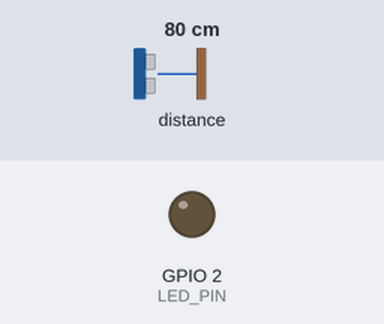
This sketch was run on a simulated ESP32. Shown: output pins drawn as LEDs (lit = HIGH). The inputs (shaded band) are chosen by the test bench; at power-on: distance to the obstacle 80 cm. The local clock reads 2024-03-15 10:24:30 at power-on unless the sketch sets it; storage starts empty; the camera gives no picture; what the sketch prints to the serial monitor is not drawn.

Above: at 2.0 s.
2.1 s: distance to the obstacle set to 2 cm
At 2.43 s:
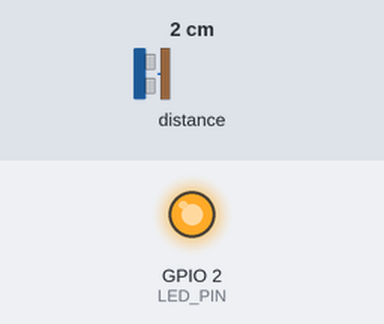
Timing chart, 0 to 9.5 s (numbered marks = the images above; inputs shaded):
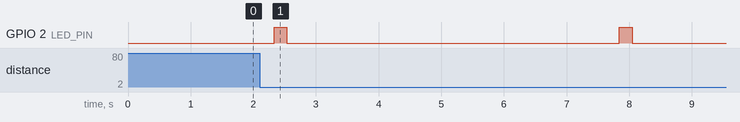

The sketch:

code.ino
```cpp
#include "esp_camera.h"
#include "Wire.h"
#include "VL53L0X.h"
#include "RTClib.h"
#include "FS.h"
#include "SD.h"
#include "SPI.h"

// ==== Camera Pin Mapping (Freenove ESP32-WROVER-CAM) ====
#define PWDN_GPIO_NUM    -1
#define RESET_GPIO_NUM   -1
#define XCLK_GPIO_NUM    21
#define SIOD_GPIO_NUM    26
#define SIOC_GPIO_NUM    27

#define Y9_GPIO_NUM      35
#define Y8_GPIO_NUM      34
#define Y7_GPIO_NUM      39
#define Y6_GPIO_NUM      36
#define Y5_GPIO_NUM      19
#define Y4_GPIO_NUM      18
#define Y3_GPIO_NUM      5
#define Y2_GPIO_NUM      4
#define VSYNC_GPIO_NUM   25
#define HREF_GPIO_NUM    23
#define PCLK_GPIO_NUM    22

// ==== SD Card SPI Pins ====
#define SD_CS    15
#define SD_MOSI  13
#define SD_MISO  12
#define SD_SCK   14

// ==== ToF Sensor + RTC I2C Pins ====
#define I2C_SDA 32
#define I2C_SCL 33

// ==== Distance Trigger Setting ====
#define DISTANCE_TRIGGER_MM 100
#define TRIGGER_DELAY_MS 5000 // 5 second pause after capture

// ==== Onboard LED Pin ====
#define LED_PIN 2

VL53L0X sensor;      // ToF distance sensor
RTC_DS3231 rtc;      // Real Time Clock

void setup() {
  Serial.begin(115200);
  Serial.setDebugOutput(true);
  Serial.println();
  Serial.println("🦎 Starting Wildlife Camera Trap v0.8 (Stable QVGA Mode)...");

  // ==== Setup Onboard LED ====
  pinMode(LED_PIN, OUTPUT);
  digitalWrite(LED_PIN, LOW);

  // ==== Camera Setup ====
  camera_config_t config;
  config.ledc_channel = LEDC_CHANNEL_0;
  config.ledc_timer = LEDC_TIMER_0;
  config.pin_d0 = Y2_GPIO_NUM;
  config.pin_d1 = Y3_GPIO_NUM;
  config.pin_d2 = Y4_GPIO_NUM;
  config.pin_d3 = Y5_GPIO_NUM;
  config.pin_d4 = Y6_GPIO_NUM;
  config.pin_d5 = Y7_GPIO_NUM;
  config.pin_d6 = Y8_GPIO_NUM;
  config.pin_d7 = Y9_GPIO_NUM;
  config.pin_xclk = XCLK_GPIO_NUM;
  config.pin_pclk = PCLK_GPIO_NUM;
  config.pin_vsync = VSYNC_GPIO_NUM;
  config.pin_href = HREF_GPIO_NUM;
  config.pin_sscb_sda = SIOD_GPIO_NUM;
  config.pin_sscb_scl = SIOC_GPIO_NUM;
  config.pin_pwdn = PWDN_GPIO_NUM;
  config.pin_reset = RESET_GPIO_NUM;
  config.xclk_freq_hz = 16000000; // Lowered clock for stability
  config.pixel_format = PIXFORMAT_JPEG;

  if (psramFound()) {
    config.frame_size = FRAMESIZE_QVGA;     // 320x240 resolution
    config.jpeg_quality = 8;               // Stable good quality
    config.fb_count = 1;
    config.fb_location = CAMERA_FB_IN_PSRAM;
    config.grab_mode = CAMERA_GRAB_LATEST;
  } else {
    config.frame_size = FRAMESIZE_QQVGA;
    config.jpeg_quality = 12;
    config.fb_count = 1;
    config.fb_location = CAMERA_FB_IN_DRAM;
    config.grab_mode = CAMERA_GRAB_WHEN_EMPTY;
  }

  esp_err_t err = esp_camera_init(&config);
  if (err != ESP_OK) {
    Serial.printf("❌ Camera init failed with error 0x%x\n", err);
    while (true);
  }
  Serial.println("✅ Camera initialized successfully!");

  delay(500); // Important: allow hardware to stabilize

  // ==== SD Card Setup ====
  Serial.println("💾 Mounting SD card...");
  SPI.begin(SD_SCK, SD_MISO, SD_MOSI, SD_CS);
  if (!SD.begin(SD_CS, SPI, 5000000)) {
    Serial.println("❌ SD Card Mount Failed");
    while (true);
  }
  Serial.println("✅ SD Card Mounted!");

  // ==== Create base folder if missing ====
  if (!SD.exists("/images")) {
    if (SD.mkdir("/images")) {
      Serial.println("✅ Created /images base folder");
    } else {
      Serial.println("❌ Failed to create /images base folder");
    }
  }

  // ==== Wire Setup for ToF + RTC ====
  Wire.begin(I2C_SDA, I2C_SCL);

  // ==== RTC Setup ====
  Serial.println("🕰️ Setting up RTC...");
  if (!rtc.begin()) {
    Serial.println("❌ Couldn't find RTC!");
    while (true);
  }
  if (rtc.lostPower()) {
    Serial.println("⚡ RTC lost power, setting time to compile time!");
    rtc.adjust(DateTime(F(__DATE__), F(__TIME__)));
  }
  Serial.println("✅ RTC running.");

  // ==== ToF Sensor Setup ====
  Serial.println("📏 Setting up VL53L0X Sensor...");
  sensor.setBus(&Wire);
  sensor.setTimeout(500);

  if (!sensor.init()) {
    Serial.println("❌ VL53L0X Sensor not detected!");
    while (true);
  }
  sensor.startContinuous();
  Serial.println("✅ VL53L0X ready, continuous mode!");
}

void loop() {
  int dist = sensor.readRangeContinuousMillimeters();

  if (sensor.timeoutOccurred()) {
    Serial.println("⚠️ VL53L0X timeout");
  } else {
    Serial.print("📏 Distance: ");
    Serial.print(dist);
    Serial.println(" mm");

    if (dist > 0 && dist < DISTANCE_TRIGGER_MM) {
      Serial.println("🚨 Object detected! Capturing HQ photo...");

      // ==== Capture photo ====
      camera_fb_t * fb = esp_camera_fb_get();
      if (!fb) {
        Serial.println("❌ Camera capture failed (fb == NULL)");
        return;
      }

      // ==== Build organized folder path and filename ====
      DateTime now = rtc.now();

      char folderPath[30];
      sprintf(folderPath, "/images/%04d-%02d-%02d", now.year(), now.month(), now.day());

      if (!SD.exists(folderPath)) {
        if (SD.mkdir(folderPath)) {
          Serial.print("✅ Created folder: ");
          Serial.println(folderPath);
        } else {
          Serial.println("❌ Failed to create folder!");
        }
      }

      char filename[60];
      sprintf(filename, "%s/photo_%02d-%02d-%02d.jpg", folderPath,
              now.hour(), now.minute(), now.second());

      // ==== Save photo ====
      File file = SD.open(filename, FILE_WRITE);
      if (!file) {
        Serial.println("❌ Failed to open file for writing");
      } else {
        file.write(fb->buf, fb->len);
        Serial.print("💾 Photo saved to: ");
        Serial.println(filename);
      }

      file.close();
      esp_camera_fb_return(fb);

      // ==== Blink LED ====
      digitalWrite(LED_PIN, HIGH);
      delay(200);
      digitalWrite(LED_PIN, LOW);

      // ==== Delay to prevent rapid retriggering ====
      delay(TRIGGER_DELAY_MS);
    }
  }

  delay(200); // Poll sensor every 200ms
}
```

Measured:
- after the input at 2.1 s, GPIO 2 (LED_PIN): alternates HIGH for 0.20 s and LOW for 5.3 s, starting after 0.24 s
